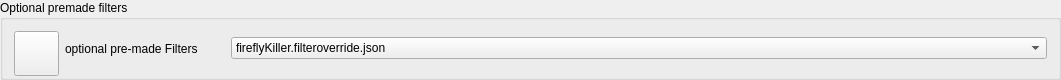
         <widget class="QGroupBox" name="groupBox_5">
          <property name="geometry">
           <rect>
            <x>10</x>
            <y>580</y>
            <width>1061</width>
            <height>80</height>
           </rect>
          </property>
          <property name="minimumSize">
           <size>
            <width>0</width>
            <height>80</height>
           </size>
          </property>
          <property name="title">
           <string>Optional premade filters</string>
          </property>
          <layout class="QHBoxLayout" name="horizontalLayout_30">
           <item>
            <widget class="QPushButton" name="pushButton_7">
             <property name="minimumSize">
              <size>
               <width>45</width>
               <height>45</height>
              </size>
             </property>
             <property name="maximumSize">
              <size>
               <width>45</width>
               <height>45</height>
              </size>
             </property>
             <property name="text">
              <string/>
             </property>
             <property name="icon">
              <iconset>
               <normaloff>images/pre-filters.svg</normaloff>images/pre-filters.svg</iconset>
             </property>
             <property name="iconSize">
              <size>
               <width>30</width>
               <height>30</height>
              </size>
             </property>
            </widget>
           </item>
           <item>
            <layout class="QHBoxLayout" name="horizontalLayout_31">
             <item>
              <widget class="QLabel" name="label_7">
               <property name="sizePolicy">
                <sizepolicy hsizetype="Fixed" vsizetype="Preferred">
                 <horstretch>0</horstretch>
                 <verstretch>0</verstretch>
                </sizepolicy>
               </property>
               <property name="minimumSize">
                <size>
                 <width>160</width>
                 <height>0</height>
                </size>
               </property>
               <property name="text">
                <string>optional pre-made Filters</string>
               </property>
               <property name="margin">
                <number>0</number>
               </property>
              </widget>
             </item>
             <item>
              <widget class="QComboBox" name="comboBox_premade_filters">
               <property name="sizePolicy">
                <sizepolicy hsizetype="Preferred" vsizetype="Fixed">
                 <horstretch>0</horstretch>
                 <verstretch>0</verstretch>
                </sizepolicy>
               </property>
               <item>
                <property name="text">
                 <string>fireflyKiller.filteroverride.json</string>
                </property>
               </item>
               <item>
                <property name="text">
                 <string>linearWarp.filteroverride.json</string>
                </property>
               </item>
               <item>
                <property name="text">
                 <string>nearestWarp.filteroverride.json</string>
                </property>
               </item>
               <item>
                <property name="text">
                 <string>noAlbedoDivide.filteroverride.json</string>
                </property>
               </item>
               <item>
                <property name="text">
                 <string>noDepth.filteroverride.json</string>
                </property>
               </item>
               <item>
                <property name="text">
                 <string>noFireflyKiller.filteroverride.json</string>
                </property>
               </item>
               <item>
                <property name="text">
                 <string>nonsplitVariances.filteroverride.json</string>
                </property>
               </item>
               <item>
                <property name="text">
                 <string>noUnpremultiplyColor.filteroverride.json</string>
                </property>
               </item>
               <item>
                <property name="text">
                 <string>splitVariances.filteroverride.json</string>
                </property>
               </item>
               <item>
                <property name="text">
                 <string>unpremultiplyColor.filteroverride.json</string>
                </property>
               </item>
               <item>
                <property name="text">
                 <string>unpremultiplyFeatures.filteroverride.json</string>
                </property>
               </item>
              </widget>
             </item>
            </layout>
           </item>
          </layout>
         </widget>
